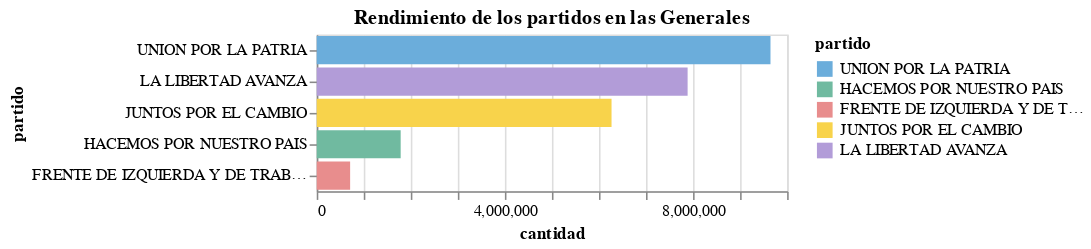

Notebook cell for this chart:
### Code cell
# Chart for table2
chart_table2 = alt.Chart(rendimiento_generales).mark_bar().encode(
    alt.X('cantidad:Q'),
    alt.Y('partido:N').sort("-x"),
    color=alt.Color('partido:N', scale=color_scale),
).properties(
    title='Rendimiento de los partidos en las Generales'
)

chart_table2

### Figure 1 — Vega-Lite specification as saved in the notebook (floating-point values rounded to 4 significant figures)
{"config": {"view": {"continuousWidth": 300, "continuousHeight": 300}}, "data": {"name": "data-69a725593ad98d12307822a6e3a6ff71"}, "mark": {"type": "bar"}, "encoding": {"color": {"field": "partido", "scale": {"domain": ["UNION POR LA PATRIA", "HACEMOS POR NUESTRO PAIS", "FRENTE DE IZQUIERDA Y DE TRABAJADORES - UNIDAD", "JUNTOS POR EL CAMBIO", "LA LIBERTAD AVANZA"], "range": ["#6BADDB", "#70BAA0", "#E88D8D", "#F8D34B", "#B29CD8"]}, "type": "nominal"}, "x": {"field": "cantidad", "type": "quantitative"}, "y": {"field": "partido", "sort": "-x", "type": "nominal"}}, "title": "Rendimiento de los partidos en las Generales", "$schema": "https://vega.github.io/schema/vega-lite/v5.15.1.json", "datasets": {"data-69a725593ad98d12307822a6e3a6ff71": [{"partido": "UNION POR LA PATRIA", "cantidad": 9646000.0, "porcentaje": 35.59}, {"partido": "LA LIBERTAD AVANZA", "cantidad": 7884000.0, "porcentaje": 29.09}, {"partido": "JUNTOS POR EL CAMBIO", "cantidad": 6267000.0, "porcentaje": 23.13}, {"partido": "HACEMOS POR NUESTRO PAIS", "cantidad": 1784000.0, "porcentaje": 6.584}, {"partido": "FRENTE DE IZQUIERDA Y DE TRABAJADORES - UNIDAD", "cantidad": 709900.0, "porcentaje": 2.62}]}}
